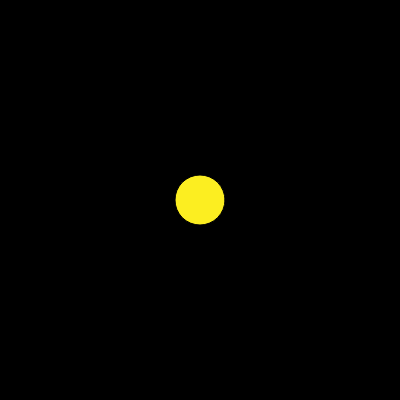
Frame 1 (no input)
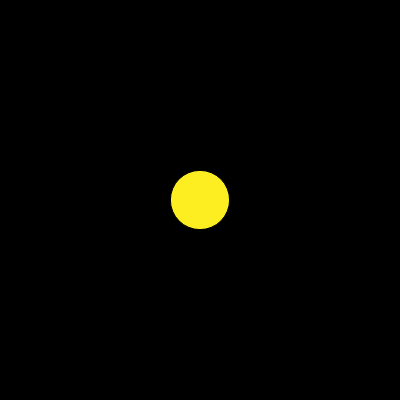
Frame 60 (no input)
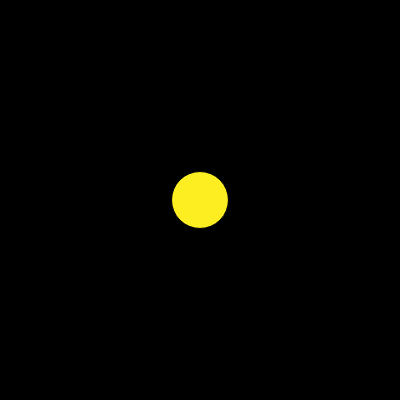
Frame 120 (the mouse pressed at the canvas centre since frame 60)

The p5.js sketch that drew these frames (run headless with seeded random() and noise() and a simulated clock; from frame 60 on, the mouse is pressed at the canvas centre):

// p5.js sketch
// ── sketch.js

let angle = 0

function setup() {
  createCanvas(400, 400);
  
}

function draw() {
  background(0);
  translate(200,200);
  fill(252,238,33)
  // controles the size
  let r = map(sin(angle),-1,1,20,30);
  circle(0,0,r *2)

  // controls the speed
  angle += 0.02;
}
